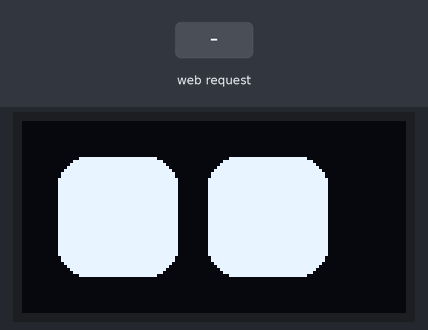
Recording of a sketch running on a simulated ESP32. On the bench: 128×64 one-colour display. The inputs (shaded band) are chosen by the test bench. WiFi joins after 1.5 s; servers stay silent unless stated; what the sketch prints to the serial monitor is not drawn.

Above: at 3.7 s.
At 5.8 s:
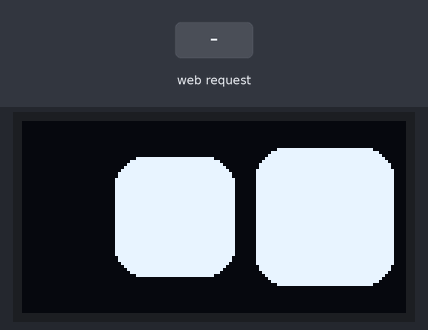
5.9 s: HTTP request GET /controller received
At 8.9 s:
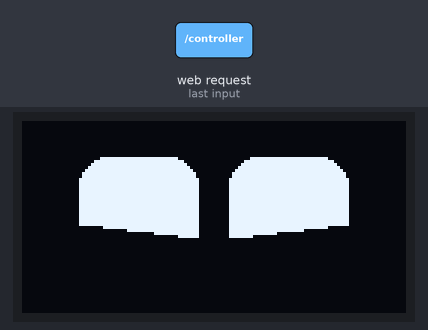
Timing chart, 0 to 10.4 s (numbered marks = the images above; inputs shaded):
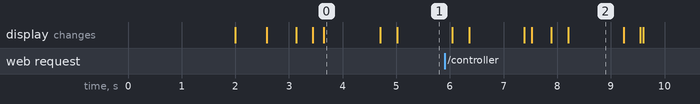

The sketch:

swervedrive_example_code.ino
```cpp
#include <Wire.h>
#include <Adafruit_GFX.h>
#include <Adafruit_SH110X.h>
#include <WiFi.h>
#include <AsyncTCP.h>
#include <ESPAsyncWebServer.h>
#include <SparkFun_TB6612.h>

// Replace with your network credentials!!!!!!
const char* ssid = "ssid";
const char* password = "password";

//=========assigning pins
const int A1in1 = 2;
const int A1in2 = 3;
const int B1in1 = 4;
const int B1in2 = 5;
const int PWMA1 = 6;
const int PWMB1 = 7;
const int STBY1 = A7;

const int A2in1 = 10;
const int A2in2 = 11;
const int B2in1 = 12;
const int B2in2 = A3;
const int PWMA2 = 8;
const int PWMB2 = 9;
const int STBY2 = A6;

//these parameters are inherited from the Sparkfun Library.
const int OffsetA = 1;
const int OffsetB = 1;

Motor motorA1 = Motor(A1in1, A1in2, PWMA1, OffsetA, STBY1);//setting up motor "profiles"
Motor motorB1 = Motor(B1in1, B1in2, PWMB1, OffsetB, STBY1);
Motor motorA2 = Motor(A2in1, A2in2, PWMA2, OffsetA, STBY2);
Motor motorB2 = Motor(B2in1, B2in2, PWMB2, OffsetB, STBY2);

// variables for screen
#define i2c_Address 0x3c  //initialize with the I2C addr 0x3C Typically eBay OLED's
#define SCREEN_WIDTH 128  // OLED display width, in pixels
#define SCREEN_HEIGHT 64  // OLED display height, in pixels
#define OLED_RESET -1
Adafruit_SH1106G display = Adafruit_SH1106G(SCREEN_WIDTH, SCREEN_HEIGHT, &Wire, OLED_RESET, 400000, 100000);
//variables for eye animation from intellar.
int ref_eye_height = 40;
int ref_eye_width = 40;
int ref_space_between_eye = 10;
int ref_corner_radius = 10;
int left_eye_height = ref_eye_height;
int left_eye_width = ref_eye_width;
int left_eye_x = 32;
int left_eye_y = 32;
int right_eye_x = 32 + ref_eye_width + ref_space_between_eye;
int right_eye_y = 32;
int right_eye_height = ref_eye_height;
int right_eye_width = ref_eye_width;
static const int max_animation_index = 7;
int current_animation_index = 0;

// Create AsyncWebServer object on port 80
AsyncWebServer server(80);

// variables for parsing and storing commands from the HTML get requests.
const char* PARAM_INPUT = "value";
String direction;
String textInput = "0";  //blank string container for now
int integerFromPC = 0;
float floatFromPC = 0.0;

//a raw string literal that stores the html code for the async web server
const char index_html[] PROGMEM = R"rawliteral(
<!DOCTYPE html>
<html>
<head>
<meta name="viewport" content="width=device-width, initial-scale=1">
<title>Simple Swervebot Controller</title>
<style>
  html{font-family: Arial; text-align:center; color:white;}
  body {background-color:#00cc66;}
  h1 {font-size:2.3rem;}
  h2 {font-size: 2.3rem;}
  p {font-size: 1.3 rem;}
  .container {display:flex; max-width:device-width;}
  .containertwo {display:in-block; background-color:#FFF4A3;}
  .columnone {background-color:#53c68c; width:70vw;}
  .columntwo {background-color:#39ac73; width:30vw;}
  .buttonstyle {
    font-size: 1.4rem;
    padding: 1rem 2rem;
    margin: 0.2rem;
    background-color:#00994d;
    color:white;
  }
  .vertical-slider {
    user-select: none;
    -webkit-appearance: slider-vertical;
    appearance: slider-vertical;
    width: 20px;
    height: 200px;
  }
</style>
</head>
<body>
<h1>Simple Swervebot Controller</h1>
<p>This is an example web server that lets you send GET requests to the Nano ESP32.</p>
<p>FW and BW moves the entire swervebot forward and backward respectively.</p>
<p>CCW and CW turns the orientation of the swerve modules, allowing you to strafe in any direction.</p>
<p>CCW orbit and CW orbit drives the swervebot in a orbital path. The orbit slider sets how tight the orbit is. Smaller setting = greater orbit radius.</p>
<div class="container">
  <div class="columnone">
    <h2>Direction</h2>
    <button class="buttonstyle" onmousedown="controller(1, 'forward')" onmouseup="controller(0, 'brake')" ontouchstart="controller(1, 'forward')">FW</button>
    <br><br>
    <button class="buttonstyle" onmousedown="controller(1, 'all')" onmouseup="controller(0, 'brake')" ontouchstart="controller(1, 'all')">CCW</button>
    <button class="buttonstyle" onmousedown="controller(-1, 'all')" onmouseup="controller(0, 'brake')" ontouchstart="controller(-1, 'all')">CW</button>
    <br><br>
    <button class="buttonstyle" onmousedown="controller(-1, 'forward')" onmouseup="controller(0, 'brake')" ontouchstart="controller(-1, 'forward')">BW</button>
    <br><br>
    <button class="buttonstyle" onmousedown="controller(-1, 'orbit')" onmouseup="controller(0, 'brake')" ontouchstart="controller(-1, 'orbit')">CCW ORBIT</button>
    <button class="buttonstyle" onmousedown="controller(1, 'orbit')" onmouseup="controller(0, 'brake')" ontouchstart="controller(1, 'orbit')">CW ORBIT</button>
  </div>
  <div class="columntwo">
    <h2>Speed</h2>
    <p><span id="vsliderplaceholder">%VERTSLIDEPLACEHOLDER%</span></p>
    <input type="range" class="vertical-slider" min="0" max="255" value="0" orient="vertical" id="Vslider" onchange = "controller(0, 'brake')">
    <h2>Orbit</h2>
    <p><span id="hsliderplaceholder">%HORIZSLIDEPLACEHOLDER%</span></p>
    <input type="range" min="0" max="1" id="Hslider" onchange = "controller(0, 'brake')" step="0.05">
    <br><br>
  </div>
</div>
<script>
function controller(offset, direction) {
  if (offset != 0) {
    var speed = document.getElementById("Vslider").value * offset;
    var orbit = document.getElementById("Hslider").value;
    document.getElementById("vsliderplaceholder").innerHTML = direction + "," + speed;
    console.log(speed);
    var xhr = new XMLHttpRequest();
    xhr.open("GET", "/controller?value=" + direction + "," + speed + "," + orbit, true);
    xhr.send();
  }
  else {
    document.getElementById("vsliderplaceholder").innerHTML = "brake, slider position: " + document.getElementById("Vslider").value;
    document.getElementById("hsliderplaceholder").innerHTML = document.getElementById("Hslider").value
    var xhr = new XMLHttpRequest();
    xhr.open("GET", "/controller?value=" + direction + "," + offset + ",0" , true);
    xhr.send();
  }
}
</script>
</body>
</html>
)rawliteral";

String processor(const String& var) {
  //Serial.println(var);
  if (var == "ESPRESPONSE") {
    return textInput;
  }
  return String();
}

void setup() {
  // put your setup code here, to run once:
  Serial.begin(115200);

  // connect to Wi-Fi
  WiFi.begin(ssid, password);
  while (WiFi.status() != WL_CONNECTED) {
    delay(1000);
    Serial.println("Connecting to WiFi..");
  }

  // print ESP Local IP Address. sometimes this doesn't show up.
  // in that case, copy the following line into void loop to record the IP address.
  Serial.println(WiFi.localIP());

  // route for root / web page
  server.on("/", HTTP_GET, [](AsyncWebServerRequest* request) {
    request->send_P(200, "text/html", index_html, processor);
  });

  /* this section of code is for the ESP32 to handle GET requests from the clients
  (i.e. your computer/phone/device's browser), parses the string and stores the info
  into the textInput, integerFromPC, and floatFromPC variables in the parseRequest function,
  and drives the motors accordingly in the interpretRequest function.
  */
  server.on("/controller", HTTP_GET, [](AsyncWebServerRequest* request) {
    // GET input1 value on <ESP_IP>/slider?value=<inputMessage>
    if (request->hasParam(PARAM_INPUT)) {
      textInput = request->getParam(PARAM_INPUT)->value();
    }
    else {
      textInput = "No message sent";
    }
    Serial.println(textInput);
    parseRequest();
    interpretRequest();
    request->send(200, "text/plain", "OK");
  });

  // Start server
  server.begin();

  //code to initialize the eyes
  display.begin(i2c_Address, true);
  display.clearDisplay();
  display.display();
  delay(500);
  sleep();
  delay(500);
  wakeup();
  delay(1000);
}

void loop() {
  // put your main code here, to run repeatedly:

  launch_animation_with_index(current_animation_index++);
  if (current_animation_index > max_animation_index) {
    current_animation_index = 0;
  }
}

void parseRequest() {
  int firstComma = textInput.indexOf(',');
  int secondComma = textInput.indexOf(',', firstComma + 1);
  // Extract the message, integer, and float parts from `textInput`
  integerFromPC = textInput.substring(firstComma + 1, secondComma).toInt();
  floatFromPC = textInput.substring(secondComma + 1).toFloat();
}

void interpretRequest() {
  char command = textInput[0];
  switch (command) {
    case 'f':
      direction = "Moving forward";
      forward(motorA1, motorA2, integerFromPC);
      break;
    case 'a':
      direction = "All motors moving";
      forward(motorA1, motorA2, integerFromPC);
      forward(motorB1, motorB2, integerFromPC);
      break;
    case 'b':
      direction = "Braking";
      brake(motorA1, motorA2);
      brake(motorB1, motorB2);
      delay(50);
      break;
    case 'o':
      direction = "Orbiting";
      forward(motorA1, motorA2, integerFromPC);
      forward(motorB1, motorB2, (integerFromPC * floatFromPC));
      break;
    default:
      direction = "Unknown input";
      break;
  }
  if (command == 'o') {
    Serial.println(direction + " at speed of " + String(integerFromPC) + " with an orbit scale of " + String(floatFromPC));
  }
  else {
    Serial.println(direction + " at speed of " + String(integerFromPC) + ".");
  }
}

//the credit for the rest of the code goes to intellar.ca. much thanks to him!
void draw_eyes(bool update = true) {
  display.clearDisplay();
  //draw from center
  int x = int(left_eye_x - left_eye_width / 2);
  int y = int(left_eye_y - left_eye_height / 2);
  display.fillRoundRect(x, y, left_eye_width, left_eye_height, ref_corner_radius, SH110X_WHITE);
  x = int(right_eye_x - right_eye_width / 2);
  y = int(right_eye_y - right_eye_height / 2);
  display.fillRoundRect(x, y, right_eye_width, right_eye_height, ref_corner_radius, SH110X_WHITE);
  if (update) {
    display.display();
  }
}
void center_eyes(bool update = true) {
  //move eyes to the center of the display, defined by SCREEN_WIDTH, SCREEN_HEIGHT
  left_eye_height = ref_eye_height;
  left_eye_width = ref_eye_width;
  right_eye_height = ref_eye_height;
  right_eye_width = ref_eye_width;

  left_eye_x = SCREEN_WIDTH / 2 - ref_eye_width / 2 - ref_space_between_eye / 2;
  left_eye_y = SCREEN_HEIGHT / 2;
  right_eye_x = SCREEN_WIDTH / 2 + ref_eye_width / 2 + ref_space_between_eye / 2;
  right_eye_y = SCREEN_HEIGHT / 2;

  draw_eyes(update);
}
void blink(int speed = 12) {
  draw_eyes();

  for (int i = 0; i < 3; i++) {
    left_eye_height = left_eye_height - speed;
    right_eye_height = right_eye_height - speed;
    draw_eyes();
    delay(1);
  }
  for (int i = 0; i < 3; i++) {
    left_eye_height = left_eye_height + speed;
    right_eye_height = right_eye_height + speed;

    draw_eyes();
    delay(1);
  }
}
void sleep() {
  left_eye_height = 2;
  right_eye_height = 2;
  draw_eyes(true);
}
void wakeup() {
  sleep();
  for (int h = 0; h <= ref_eye_height; h += 2) {
    left_eye_height = h;
    right_eye_height = h;
    draw_eyes(true);
  }
}
void happy_eye() {
  center_eyes(false);
  //draw inverted triangle over eye lower part
  int offset = ref_eye_height / 2;
  for (int i = 0; i < 10; i++) {
    display.fillTriangle(left_eye_x - left_eye_width / 2 - 1, left_eye_y + offset, left_eye_x + left_eye_width / 2 + 1, left_eye_y + 5 + offset, left_eye_x - left_eye_width / 2 - 1, left_eye_y + left_eye_height + offset, SH110X_BLACK);
    //display.fillRect(left_eye_x-left_eye_width/2-1, left_eye_y+5, left_eye_width+1, 20,SH110X_BLACK);

    display.fillTriangle(right_eye_x + right_eye_width / 2 + 1, right_eye_y + offset, right_eye_x - left_eye_width / 2 - 1, right_eye_y + 5 + offset, right_eye_x + right_eye_width / 2 + 1, right_eye_y + right_eye_height + offset, SH110X_BLACK);
    //display.fillRect(right_eye_x-right_eye_width/2-1, right_eye_y+5, right_eye_width+1, 20,SH110X_BLACK);
    offset -= 2;
    display.display();
    delay(1);
  }
  display.display();
  delay(1000);
}
void move_right_big_eye() {
  move_big_eye(1);
}
void move_left_big_eye() {
  move_big_eye(-1);
}
void move_big_eye(int direction) {
  //direction == -1 :  move left
  //direction == 1 :  move right

  int direction_oversize = 1;
  int direction_movement_amplitude = 2;
  int blink_amplitude = 5;

  for (int i = 0; i < 3; i++) {
    left_eye_x += direction_movement_amplitude * direction;
    right_eye_x += direction_movement_amplitude * direction;
    right_eye_height -= blink_amplitude;
    left_eye_height -= blink_amplitude;
    if (direction > 0) {
      right_eye_height += direction_oversize;
      right_eye_width += direction_oversize;
    } else {
      left_eye_height += direction_oversize;
      left_eye_width += direction_oversize;
    }

    draw_eyes();
    delay(1);
  }
  for (int i = 0; i < 3; i++) {
    left_eye_x += direction_movement_amplitude * direction;
    right_eye_x += direction_movement_amplitude * direction;
    right_eye_height += blink_amplitude;
    left_eye_height += blink_amplitude;
    if (direction > 0) {
      right_eye_height += direction_oversize;
      right_eye_width += direction_oversize;
    } else {
      left_eye_height += direction_oversize;
      left_eye_width += direction_oversize;
    }
    draw_eyes();
    delay(1);
  }

  delay(1000);

  for (int i = 0; i < 3; i++) {
    left_eye_x -= direction_movement_amplitude * direction;
    right_eye_x -= direction_movement_amplitude * direction;
    right_eye_height -= blink_amplitude;
    left_eye_height -= blink_amplitude;
    if (direction > 0) {
      right_eye_height -= direction_oversize;
      right_eye_width -= direction_oversize;
    } else {
      left_eye_height -= direction_oversize;
      left_eye_width -= direction_oversize;
    }
    draw_eyes();
    delay(1);
  }
  for (int i = 0; i < 3; i++) {
    left_eye_x -= direction_movement_amplitude * direction;
    right_eye_x -= direction_movement_amplitude * direction;
    right_eye_height += blink_amplitude;
    left_eye_height += blink_amplitude;
    if (direction > 0) {
      right_eye_height -= direction_oversize;
      right_eye_width -= direction_oversize;
    } else {
      left_eye_height -= direction_oversize;
      left_eye_width -= direction_oversize;
    }
    draw_eyes();
    delay(1);
  }

  center_eyes();
}

void launch_animation_with_index(int animation_index) {

  switch (animation_index) {
    case 0:
      blink(12);
      break;
    case 1:
      center_eyes(true);
      break;
    case 2:
      move_right_big_eye();
      break;
    case 3:
      move_left_big_eye();
      break;
    case 4:
      blink(10);
      break;
    case 5:
      blink(10);
      break;
    case 6:
      happy_eye();
      break;
    case 7:
      sleep();
      break;
  }
}
```

Measured:
- what the display in image 0 shows lasts 1.1 s, from 3.6 s to 4.7 s
